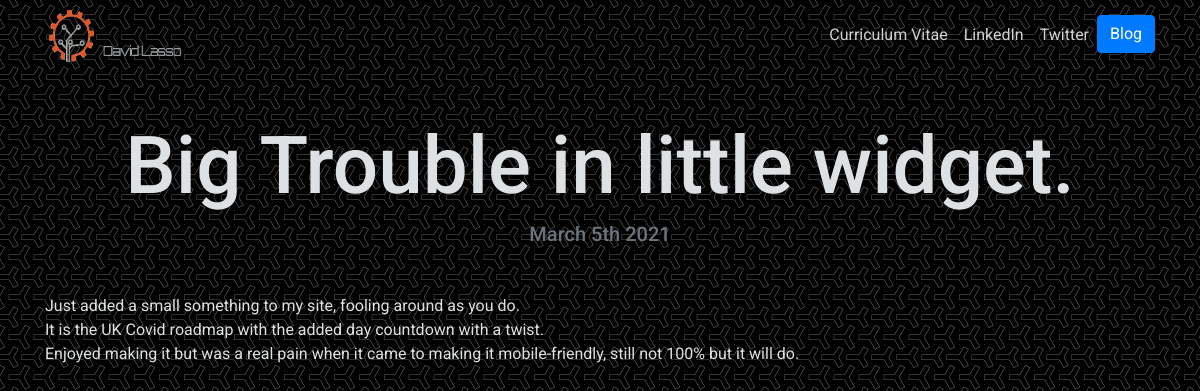
Page /blog/8/ on the committed database.
### blog/models.py (models this page shows, shortened)
class Blog(models.Model):
	title = models.CharField(max_length=200)
	description = models.TextField()
	date = models.DateField()

### blog/views.py (the view)
# urls.py: path('<int:blog_id>/', views.detail, name='detail'),
def detail(request, blog_id):
	blog = get_object_or_404(Blog, pk=blog_id)
	return render(request, 'blog/detail.html', {'blog':blog})

### blog/templates/blog/detail.html
{% extends 'wsite/base.html' %}
{% block content %}
<h1 class="text-center mt-5" id="blogdetailtitle">{{ blog.title }}</h1>
<h5 class="text-center text-muted mb-5">{{ blog.date|date:'F jS Y' }}</h5>
{{ blog.description|safe }}
{% endblock %}

### wsite/static/wsite/custom.css (style rules this page uses)
body { font-family: 'Roboto', sans-serif; color: rgba(222,225,227,3); background-image: url("y-so-serious.png"); }
@media (min-width: 992px) { #blogdetailtitle { font-size: 5rem; } }

### rows in the picture
Blog: title "Big Trouble in little widget.", date "March 5th 2021", description "Just added a small something to my site, fooling around as you do. It is the UK Covid roadmap with the added day countdown with a twist. Enjoyed making it but was a real pain when it came to making it mobile-friendly, still not 100% but it will do."
